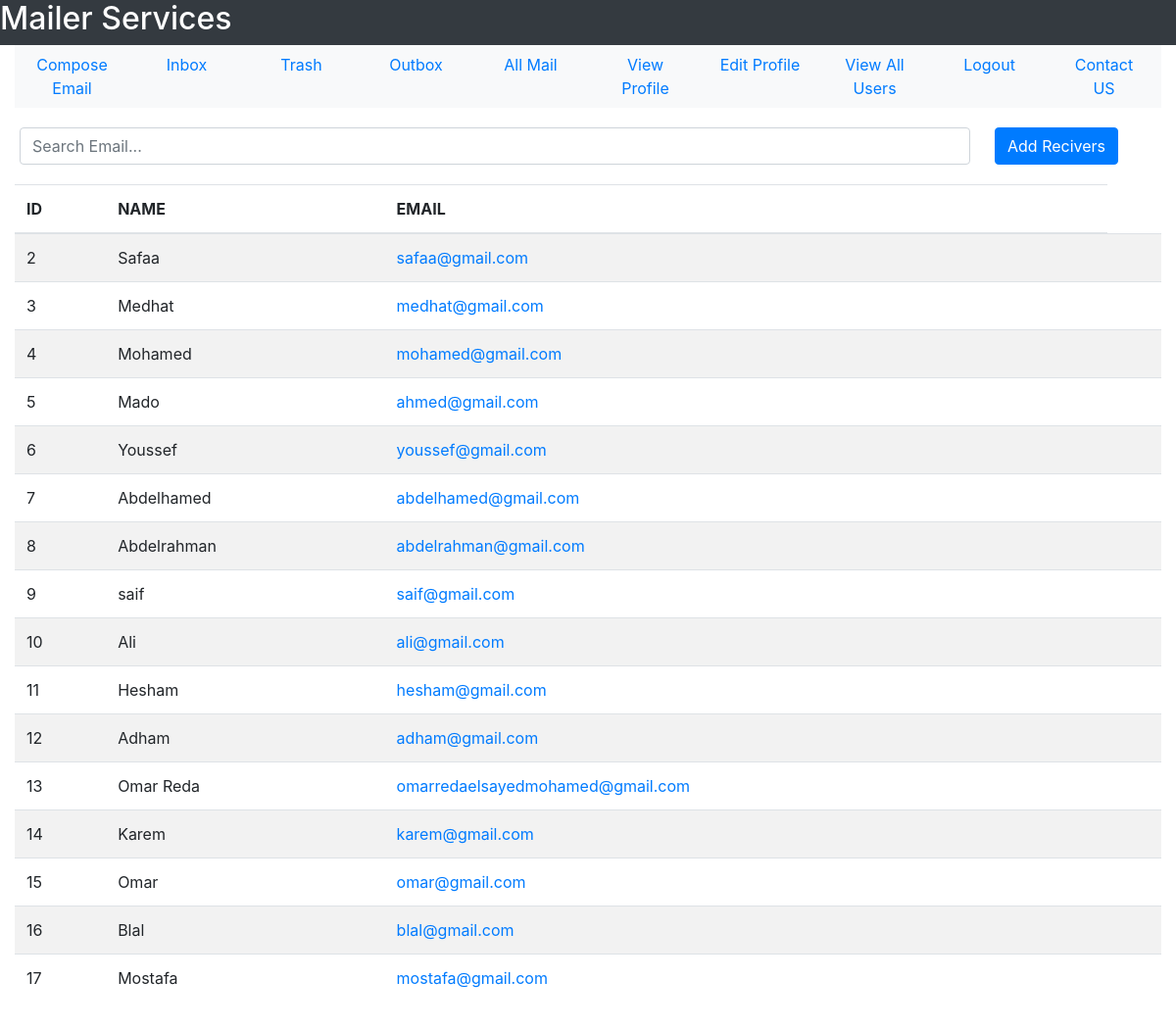
/All-Users (signed in), run on an earlier commit of the app's database.
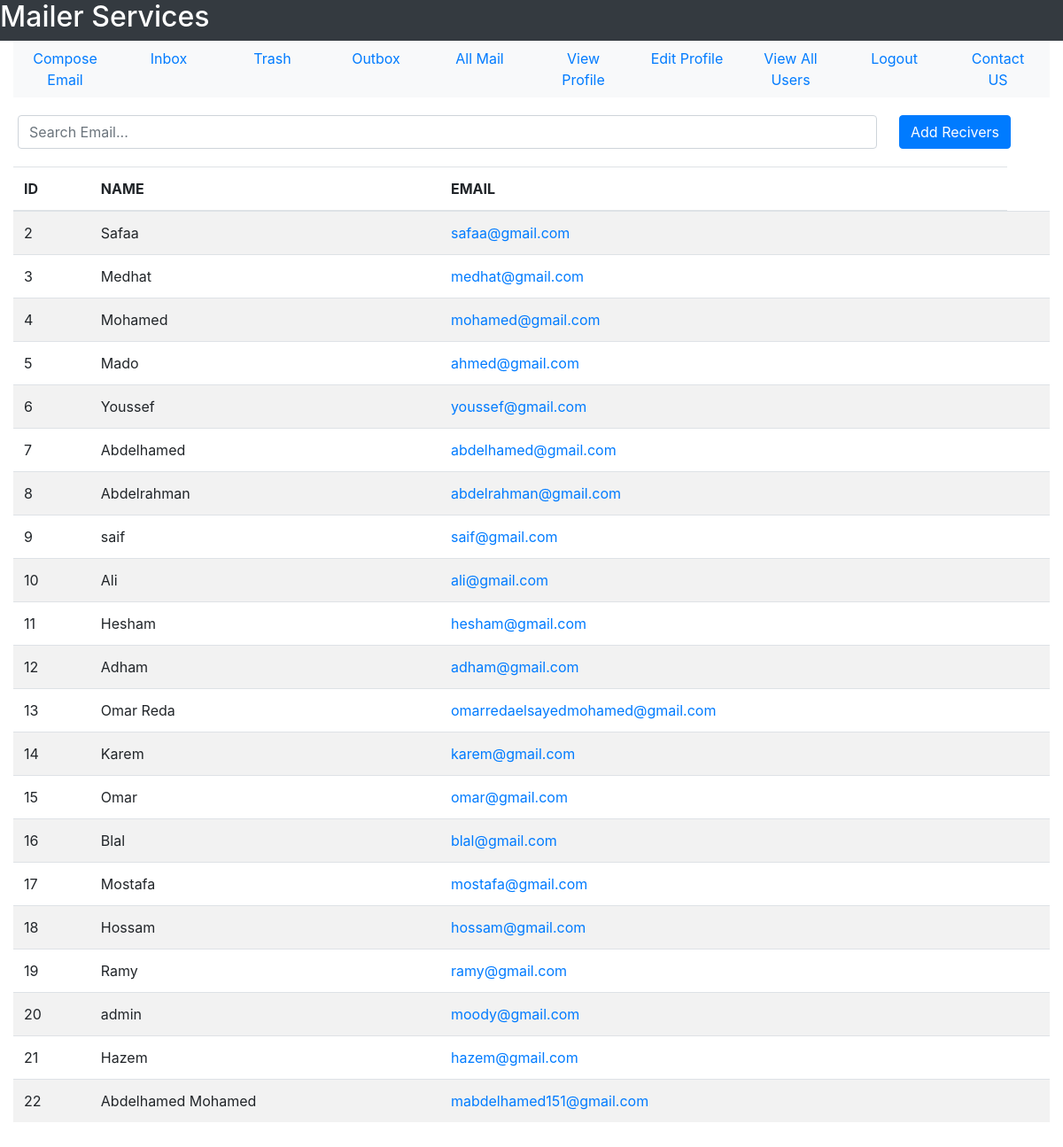
And on a later commit of the database.
### tables this page shows
CREATE TABLE user(user_id INTEGER PRIMARY KEY, user_name TEXT NOT NULL, user_email TEXT NOT NULL, user_password TEXT  NOT NULL, user_gender TEXT NOT NULL, user_date_of_birth TEXT NOT NULL, user_city TEXT NOT NULL, user_country TEXT NOT NULL, user_contact INTEGER, user_account_creation_date TEXT NOT NULL, user_active INTEGER DEFAULT 0 CHECK(user_active == 1 OR user_active == 0), visits INTEGER DEFAULT 0, UNIQUE(user_email));

### User/User_Profile/user.py (the view)
@user_profile_bp.route('/All-Users')
def view_all_users():
    sqlite_connection = sqlite3.connect('Mail_DB.db')
    select_allusers_query = """SELECT user_id , user_name, user_email FROM user WHERE user_id != ?;"""
    allUsers = sqlite_connection.execute(select_allusers_query, (get_user_id(session["email"]),)).fetchall()
    sqlite_connection.close()
    return render_template("User_Profile/allUsers.html", allUsers = allUsers, user_mail = session["email"])

### User/User_Mail/user_mail.py (called while the page is built)
def get_user_id(user_email):
    sqlite_connection = sqlite3.connect('MAIL_DB.db')
    select_user_query = """SELECT user_id FROM user WHERE user_email = ?;"""
    select_user_query_data = (user_email,)
    user_record = sqlite_connection.execute(select_user_query, select_user_query_data)
    user_id = 0
    for data in user_record:
        user_id = data[0]
    sqlite_connection.close()
    return user_id

### User/User_Profile/templates/User_Profile/allUsers.html (shortened to what this page needs)
<!DOCTYPE html>
<html lang = "en">
    <head>
        <link rel="stylesheet" href="https://maxcdn.bootstrapcdn.com/bootstrap/4.5.2/css/bootstrap.min.css">
    </head>
    <body>
        <div class = "container-fluid">
        <div class = "row bg-dark text-white">
            <h2>Mailer Services</h2>
        </div>
        <div>
            <ul class = "nav nav-justified bg-light">
                <li class = 'nav-item'>
                    <a href = "{{url_for('user_mail_bp.compose_email')}}" class = 'nav-link'>Compose Email</a>
                </li>
                <li class = 'nav-item'>
                    <a href = "{{url_for('user_mail_bp.see_inbox')}}" class = 'nav-link'>Inbox</a>
                </li>
                <li class = 'nav-item'>
                    <a href = "{{url_for('user_mail_bp.trash')}}" class = 'nav-link'>Trash</a>
                </li>
                <li class = 'nav-item'>
                    <a href = "{{url_for('user_mail_bp.see_outbox')}}" class = 'nav-link'>Outbox</a>
                </li>
                <li class = 'nav-item'>
                    <a href = "{{url_for('user_mail_bp.see_all_mail')}}" class = 'nav-link'>All Mail</a>
                </li>
                <li class = 'nav-item'>
                    <a href = "{{url_for('user_profile_bp.view_profile')}}" class = 'nav-link'>View Profile</a>
                </li>
                <li class = 'nav-item'>
                    <a href = "{{url_for('user_profile_bp.edit_profile_form')}}" class = 'nav-link'>Edit Profile</a>
                </li>
                <li class = 'nav-item'>
                    <a href = "{{url_for('user_profile_bp.view_all_users')}}" class = 'nav-link'>View All Users</a>
                </li>
                <li class = 'nav-item'>
                    <a href = "{{url_for('user_profile_bp.logout')}}" class = 'nav-link'>Logout</a>
                </li>
                <li class = 'nav-item'>
                    <a href = "{{url_for('user_profile_bp.contact_us')}}" class = 'nav-link'>Contact US</a>
                </li>
            </ul>
        </div>
        <div class = "row">
            <div class = "col-10">
                <input type = "text" class = "form-control" id = "userInput" placeholder = "Search Email..." style = "margin-top: 20px;margin-bottom: 20px;">
            </div>
            <div class = "col-2">
                <button class = "btn btn-primary" id = "addReceiversButton" style = "margin-top: 20px;">Add Recivers</button>
            </div>
        </div>
        <table class = "table table-striped">
            <thead>
            <tr>
                <th>ID</th>
                <th>NAME</th>
                <th>EMAIL</th>
            </tr>
            </thead>
            <tbody>
            {%for user in allUsers:%}
                <tr id = "row">
                    <td id = "userID">{{user[0]}}</td>
                    <td id = "userName">{{user[1]}}</td>
                    <td><a id = "userMail" href = "{{url_for('user_mail_bp.compose_to_email', user_mail = user[2])}}">{{user[2]}}</a></td>
                    <td><button class = "btn btn-primary btn-sm" id = "addBtns" style = "display: none;">Add</button></td>
                </tr>
            {%endfor%}
            </tbody>
        </table>
        <div>
        <table style = "height: 100px;">
            <tr>
                <td>
                </td>
                <td>
                </td>
                <td>
                </td>
                <td>
                </td>
                </tr>
        </table>
        </div>
        </div>
    </body>
    </html>

What changed in the data, as far as the page shows it:
added user: user_id "18", user_name "Hossam", user_email "hossam@gmail.com"
added user: user_id "19", user_name "Ramy", user_email "ramy@gmail.com"
added user: user_id "20", user_name "admin", user_email "moody@gmail.com"
added user: user_id "21", user_name "Hazem", user_email "hazem@gmail.com"
added user: user_id "22", user_name "Abdelhamed Mohamed", user_email "mabdelhamed151@gmail.com"
